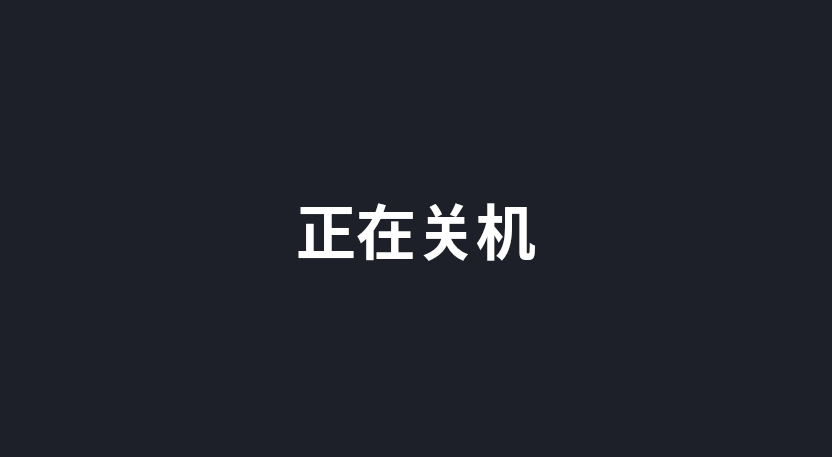
<?xml version="1.0" encoding="UTF-8"?>
<ui version="4.0">
 <class>PowOffWidget</class>
 <widget class="QWidget" name="PowOffWidget">
  <property name="geometry">
   <rect>
    <x>0</x>
    <y>0</y>
    <width>832</width>
    <height>457</height>
   </rect>
  </property>
  <property name="windowTitle">
   <string>Form</string>
  </property>
  <layout class="QVBoxLayout" name="verticalLayout">
   <property name="leftMargin">
    <number>0</number>
   </property>
   <property name="topMargin">
    <number>0</number>
   </property>
   <property name="rightMargin">
    <number>0</number>
   </property>
   <property name="bottomMargin">
    <number>0</number>
   </property>
   <item>
    <widget class="QWidget" name="widget" native="true">
     <property name="styleSheet">
      <string notr="true">#widget{background-color:  rgb(29, 32, 41);}
#label{font-size: 60px;
font-weight: 500;
letter-spacing: 0px;
line-height: 86.88px;
color: rgba(255, 255, 255, 1);
text-align: left;
vertical-align: top;}</string>
     </property>
     <layout class="QVBoxLayout" name="verticalLayout_2">
      <item>
       <spacer name="verticalSpacer">
        <property name="orientation">
         <enum>Qt::Vertical</enum>
        </property>
        <property name="sizeHint" stdset="0">
         <size>
          <width>20</width>
          <height>40</height>
         </size>
        </property>
       </spacer>
      </item>
      <item>
       <widget class="QLabel" name="label">
        <property name="text">
         <string>正在关机</string>
        </property>
        <property name="alignment">
         <set>Qt::AlignCenter</set>
        </property>
       </widget>
      </item>
      <item>
       <spacer name="verticalSpacer_2">
        <property name="orientation">
         <enum>Qt::Vertical</enum>
        </property>
        <property name="sizeHint" stdset="0">
         <size>
          <width>20</width>
          <height>40</height>
         </size>
        </property>
       </spacer>
      </item>
     </layout>
    </widget>
   </item>
  </layout>
 </widget>
 <resources/>
 <connections/>
</ui>
